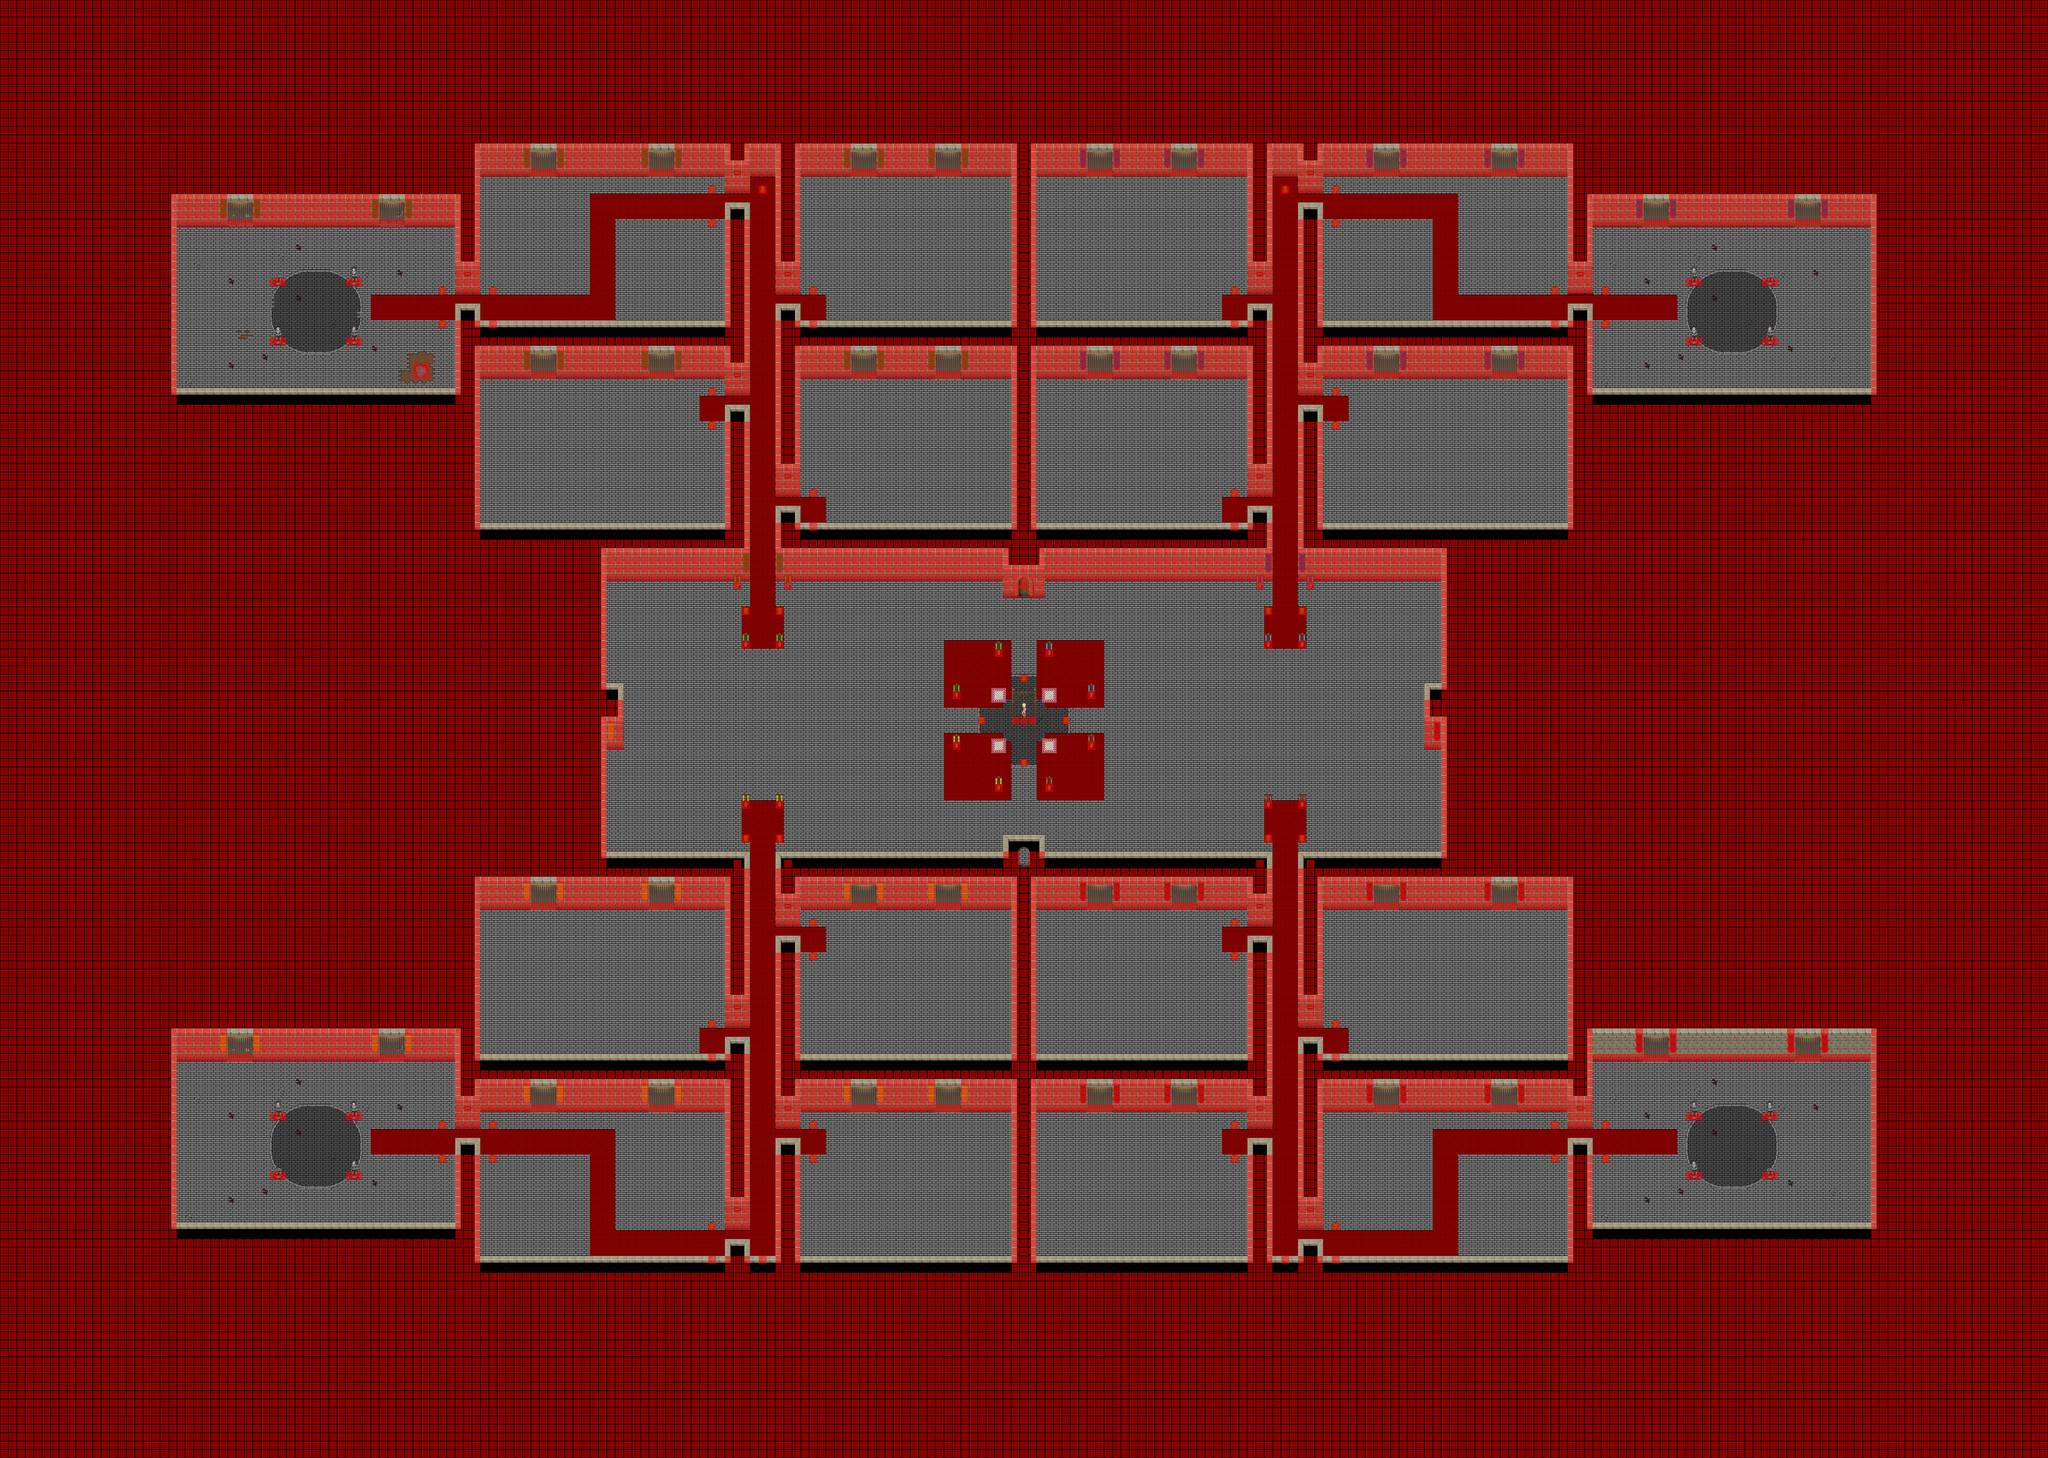

Rendered tile map (Tiled .tmx) drawn with the repository's tilesets; below, a short description and the map source with its tile grids summarised:
An orthogonal 243x173 tile map with 32x32 px tiles, 5 tile layers (chao, piso, fringe, Top, ...), 10 tilesets and 7 objects (2x spawn, Grupo A nv 1, Grupo A nv 2, Grupo A nv 3, Grupo A nv 4, ...).

<map version="1.0" orientation="orthogonal" width="243" height="173" tilewidth="32" tileheight="32">
 <properties>
  <property name="minimap" value="/graphics/minimaps/calabouco.png" />
  <property name="music" value="faradize_-_darknight_castle.ogg" />
  <property name="music-old" value="finalman_and_yakslem-cavesong.ogg" />
  <property name="name" value="Calabouço das Feras" />
  <property name="overlay0image" value="graphics/images/ambient/spotlight2.png" />
  <property name="overlay0x" value="0" />
  <property name="overlay0y" value="0" />
 </properties>
 <tileset firstgid="1" name="colisao" tilewidth="32" tileheight="32">
  <image source="../graphics/tiles/collision.png" width="64" height="32" />
 </tileset>
 <tileset firstgid="3" name="block" tilewidth="32" tileheight="32">
  <image source="../graphics/tiles/blockWalls.png" width="512" height="512" />
 </tileset>
 <tileset firstgid="259" name="grade" tilewidth="32" tileheight="96">
  <image source="../graphics/tiles/grade_x3.png" width="96" height="96" />
 </tileset>
 <tileset firstgid="262" name="imm" tilewidth="32" tileheight="32">
  <image source="../graphics/tiles/inn.png" width="512" height="512" />
 </tileset>
 <tileset firstgid="518" name="arena" tilewidth="32" tileheight="32">
  <image source="../graphics/tiles/arena.png" width="512" height="512" />
 </tileset>
 <tileset firstgid="774" name="cave" tilewidth="32" tileheight="32">
  <image source="../graphics/tiles/cave.png" width="512" height="256" />
 </tileset>
 <tileset firstgid="902" name="numeros" tilewidth="32" tileheight="32">
  <image source="../graphics/tiles/numeros.png" width="320" height="352" />
 </tileset>
 <tileset firstgid="1012" name="block_X2" tilewidth="32" tileheight="64">
  <image source="../graphics/tiles/blockWalls_x2.png" width="512" height="64" />
 </tileset>
 <tileset firstgid="1028" name="block_X3" tilewidth="32" tileheight="96">
  <image source="../graphics/tiles/blockWalls_in_x3.png" width="512" height="96" />
 </tileset>
 <tileset firstgid="1044" name="forca_x5" tilewidth="32" tileheight="160">
  <image source="../graphics/tiles/forca_x5.png" width="128" height="160" />
 </tileset>
 <layer name="chao" width="243" height="173">
  <data>[42039 cells, 42036 non-empty, 81 distinct tile ids]</data>
 </layer>
 <layer name="piso" width="243" height="173">
  <data>[42039 cells, 669 non-empty, 25 distinct tile ids]</data>
 </layer>
 <layer name="fringe" width="243" height="173">
  <data>[42039 cells, 518 non-empty, 41 distinct tile ids]</data>
 </layer>
 <layer name="Top" width="243" height="173">
  <data>[42039 cells, 3579 non-empty, 23 distinct tile ids]</data>
 </layer>
 <layer name="collision" width="243" height="173">
  <data>[42039 cells, 26691 non-empty, 1 distinct tile ids]</data>
 </layer>
 <objectgroup name="objetos" width="0" height="0">
  <object name="Grupo A nv 1" x="2816" y="2080" width="160" height="128" />
  <object name="Grupo A nv 2" x="2720" y="1472" width="128" height="160" />
  <object name="Grupo A nv 3" x="2944" y="1088" width="128" height="160" />
  <object name="Grupo A nv 4" x="2720" y="704" width="128" height="160" />
  <object name="Grupo A nv 5" x="1696" y="1088" width="128" height="160" />
  <object name="BOSS Tarantula(1)" type="spawn" x="3583" y="2431" width="608" height="609">
   <properties>
    <property name="max_beings" value="1" />
    <property name="monster_id" value="334" />
   </properties>
  </object>
  <object name="Caranguejeira(30)" type="spawn" x="2320" y="2216" width="3144" height="1024">
   <properties>
    <property name="max_beings" value="30" />
    <property name="monster_id" value="308" />
   </properties>
  </object>
 </objectgroup>
</map>
